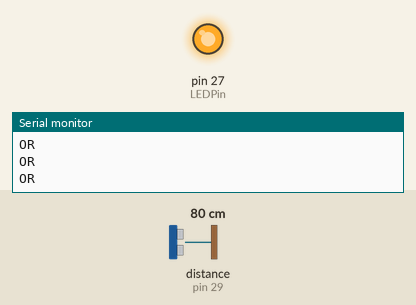
A sketch run on a simulated Arduino Mega 2560, built with avr-gcc and run on an emulated ATmega2560. On the bench: output pins drawn as LEDs (lit = HIGH), the last lines printed to the serial monitor. Wiring (inferred from the names in the program): ultrasonic range finder: trigger pin 28; echo pin 29. The inputs (shaded band) are chosen by the test bench; at power-on: distance to the obstacle (sensor on pin 29) 80 cm. The echo pulse lasts 58.3 µs per cm; pins used as bus, display or sensor lines are not drawn.

Above: at 1.2 s.
1.3 s: distance to the obstacle (sensor on pin 29) set to 17 cm
2.8 s: distance to the obstacle (sensor on pin 29) set to 14 cm
At 3.1 s:
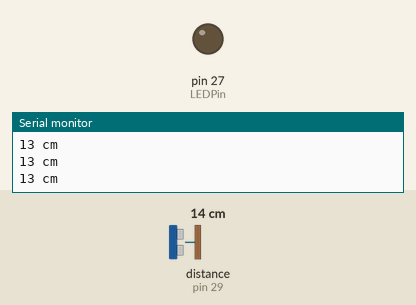
4.3 s: distance to the obstacle (sensor on pin 29) set to 18 cm
At 5.2 s:
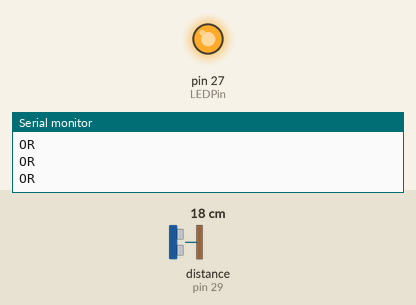
5.8 s: distance to the obstacle (sensor on pin 29) set to 2 cm
At 6.2 s:
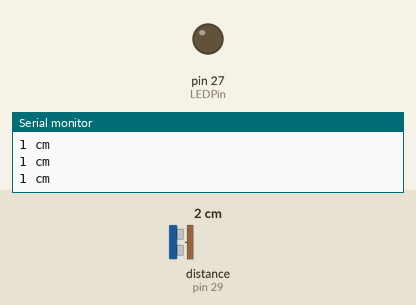
Timing chart, 0 to 8.3 s (numbered marks = the images above; inputs shaded):
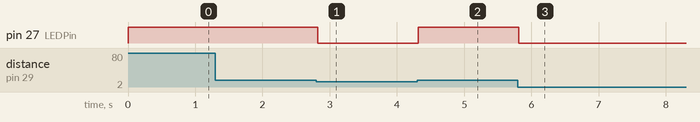

The sketch:

TM4C_ULTRA.ino
```cpp
#define trigPin 28 // Trigger Pin
#define echoPin 29 // Echo Pin
#define LEDPin 27 // Onboard LED

int maximumRange = 200; // Maximum range needed
int minimumRange = 0; // Minimum range needed
long duration, distance; // Duration used to calculate distance

void setup() {
Serial.begin (9600);
pinMode(trigPin, OUTPUT);
pinMode(echoPin, INPUT);
pinMode(LEDPin, OUTPUT); // Use LED indicator (if required)
}

void loop() {
digitalWrite(trigPin, LOW);
delayMicroseconds(2);

digitalWrite(trigPin, HIGH);
delayMicroseconds(10);

digitalWrite(trigPin, LOW);
duration = pulseIn(echoPin, HIGH);

//Calculate the distance (in cm) based on the speed of sound.
distance = duration/58.2;

if (distance >= 15 || distance <= minimumRange)
{
  /* Send a negative number to computer and Turn LED ON to indicate "out of range" */
Serial.println("OR");
digitalWrite(LEDPin, HIGH);
}
else
{
  /* Send the distance to the computer using Serial protocol, and turn LED OFF to indicate successful reading. */
  Serial.print(distance);
Serial.println(" cm");
digitalWrite(LEDPin, LOW);
} //Delay 50ms before next reading.
delay(50);
}
```

Measured:
- the behaviour switches between 16 and 15 cm on distance to the obstacle (sensor on pin 29) (found by bisection; images 0 and 1)
- after the input at 2.8 s, pin 27 (LEDPin): HIGH → LOW at once
- after the input at 4.3 s, pin 27 (LEDPin): LOW → HIGH at once
- after the input at 5.8 s, pin 27 (LEDPin): HIGH → LOW at once
